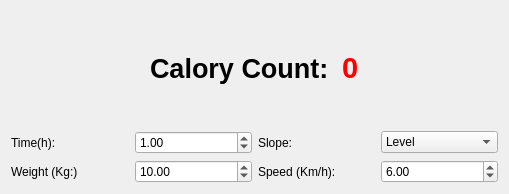
<?xml version="1.0" encoding="UTF-8"?>
<ui version="4.0">
 <class>Widget</class>
 <widget class="QWidget" name="Widget">
  <property name="geometry">
   <rect>
    <x>0</x>
    <y>0</y>
    <width>509</width>
    <height>194</height>
   </rect>
  </property>
  <property name="windowTitle">
   <string>Calory Count</string>
  </property>
  <layout class="QVBoxLayout" name="verticalLayout_2">
   <item>
    <layout class="QVBoxLayout" name="verticalLayout">
     <item>
      <layout class="QHBoxLayout" name="horizontalLayout">
       <item>
        <spacer name="horizontalSpacer">
         <property name="orientation">
          <enum>Qt::Horizontal</enum>
         </property>
         <property name="sizeHint" stdset="0">
          <size>
           <width>40</width>
           <height>20</height>
          </size>
         </property>
        </spacer>
       </item>
       <item>
        <widget class="QLabel" name="label">
         <property name="font">
          <font>
           <pointsize>20</pointsize>
           <bold>true</bold>
          </font>
         </property>
         <property name="text">
          <string>Calory Count: </string>
         </property>
        </widget>
       </item>
       <item>
        <widget class="QLabel" name="lblCaloryCount">
         <property name="font">
          <font>
           <pointsize>22</pointsize>
           <bold>true</bold>
          </font>
         </property>
         <property name="styleSheet">
          <string notr="true">color: rgb(255, 0, 0);</string>
         </property>
         <property name="text">
          <string>0</string>
         </property>
        </widget>
       </item>
       <item>
        <spacer name="horizontalSpacer_2">
         <property name="orientation">
          <enum>Qt::Horizontal</enum>
         </property>
         <property name="sizeHint" stdset="0">
          <size>
           <width>40</width>
           <height>20</height>
          </size>
         </property>
        </spacer>
       </item>
      </layout>
     </item>
     <item>
      <layout class="QHBoxLayout" name="horizontalLayout_6">
       <item>
        <layout class="QHBoxLayout" name="horizontalLayout_2">
         <item>
          <widget class="QLabel" name="label_3">
           <property name="text">
            <string>Time(h): </string>
           </property>
          </widget>
         </item>
         <item>
          <widget class="QDoubleSpinBox" name="TimeSpinBox">
           <property name="value">
            <double>1.000000000000000</double>
           </property>
          </widget>
         </item>
        </layout>
       </item>
       <item>
        <layout class="QHBoxLayout" name="horizontalLayout_3">
         <item>
          <widget class="QLabel" name="label_4">
           <property name="text">
            <string>Slope: </string>
           </property>
          </widget>
         </item>
         <item>
          <widget class="QComboBox" name="LevelComboBox">
           <item>
            <property name="text">
             <string>Level</string>
            </property>
           </item>
          </widget>
         </item>
        </layout>
       </item>
      </layout>
     </item>
     <item>
      <layout class="QHBoxLayout" name="horizontalLayout_7">
       <item>
        <layout class="QHBoxLayout" name="horizontalLayout_4">
         <item>
          <widget class="QLabel" name="label_5">
           <property name="text">
            <string>Weight (Kg:)</string>
           </property>
          </widget>
         </item>
         <item>
          <widget class="QDoubleSpinBox" name="WeightSpinBox">
           <property name="value">
            <double>10.000000000000000</double>
           </property>
          </widget>
         </item>
        </layout>
       </item>
       <item>
        <layout class="QHBoxLayout" name="horizontalLayout_5">
         <item>
          <widget class="QLabel" name="label_6">
           <property name="text">
            <string>Speed (Km/h): </string>
           </property>
          </widget>
         </item>
         <item>
          <widget class="QDoubleSpinBox" name="SpeedSpinBox">
           <property name="value">
            <double>6.000000000000000</double>
           </property>
          </widget>
         </item>
        </layout>
       </item>
      </layout>
     </item>
    </layout>
   </item>
  </layout>
 </widget>
 <resources/>
 <connections/>
</ui>
